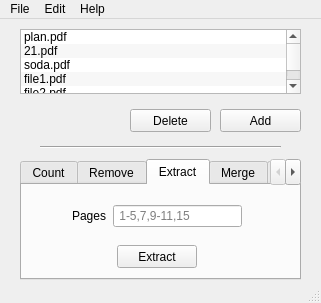
<?xml version="1.0" encoding="UTF-8"?>
<ui version="4.0">
 <class>MainWindow</class>
 <widget class="QMainWindow" name="MainWindow">
  <property name="geometry">
   <rect>
    <x>0</x>
    <y>0</y>
    <width>321</width>
    <height>303</height>
   </rect>
  </property>
  <property name="minimumSize">
   <size>
    <width>321</width>
    <height>303</height>
   </size>
  </property>
  <property name="maximumSize">
   <size>
    <width>321</width>
    <height>303</height>
   </size>
  </property>
  <property name="windowTitle">
   <string>PDFTool</string>
  </property>
  <property name="windowIcon">
   <iconset>
    <normaloff>../img/pdf.png</normaloff>../img/pdf.png</iconset>
  </property>
  <widget class="QWidget" name="centralwidget">
   <widget class="QTabWidget" name="tabWidget">
    <property name="enabled">
     <bool>true</bool>
    </property>
    <property name="geometry">
     <rect>
      <x>20</x>
      <y>140</y>
      <width>281</width>
      <height>121</height>
     </rect>
    </property>
    <property name="currentIndex">
     <number>2</number>
    </property>
    <widget class="QWidget" name="tab">
     <attribute name="title">
      <string>Count</string>
     </attribute>
     <widget class="QPushButton" name="pushButton_12">
      <property name="enabled">
       <bool>true</bool>
      </property>
      <property name="geometry">
       <rect>
        <x>95</x>
        <y>60</y>
        <width>80</width>
        <height>23</height>
       </rect>
      </property>
      <property name="text">
       <string>Count</string>
      </property>
      <property name="default">
       <bool>false</bool>
      </property>
      <property name="flat">
       <bool>false</bool>
      </property>
     </widget>
     <widget class="QCheckBox" name="checkBox_9">
      <property name="geometry">
       <rect>
        <x>15</x>
        <y>22</y>
        <width>76</width>
        <height>17</height>
       </rect>
      </property>
      <property name="text">
       <string>Characters</string>
      </property>
     </widget>
     <widget class="QCheckBox" name="checkBox_11">
      <property name="geometry">
       <rect>
        <x>158</x>
        <y>22</y>
        <width>47</width>
        <height>17</height>
       </rect>
      </property>
      <property name="text">
       <string>Lines</string>
      </property>
     </widget>
     <widget class="QCheckBox" name="checkBox_10">
      <property name="geometry">
       <rect>
        <x>98</x>
        <y>22</y>
        <width>54</width>
        <height>17</height>
       </rect>
      </property>
      <property name="text">
       <string>Words</string>
      </property>
     </widget>
     <widget class="QCheckBox" name="checkBox_12">
      <property name="geometry">
       <rect>
        <x>210</x>
        <y>22</y>
        <width>52</width>
        <height>17</height>
       </rect>
      </property>
      <property name="text">
       <string>Pages</string>
      </property>
     </widget>
    </widget>
    <widget class="QWidget" name="tab_2">
     <attribute name="title">
      <string>Remove</string>
     </attribute>
     <widget class="QWidget" name="layoutWidget_5">
      <property name="geometry">
       <rect>
        <x>50</x>
        <y>20</y>
        <width>170</width>
        <height>22</height>
       </rect>
      </property>
      <layout class="QHBoxLayout" name="horizontalLayout_7">
       <item>
        <widget class="QLabel" name="label_4">
         <property name="text">
          <string>Pages</string>
         </property>
        </widget>
       </item>
       <item>
        <widget class="QLineEdit" name="lineEdit_3">
         <property name="text">
          <string/>
         </property>
         <property name="placeholderText">
          <string> 1-5,7,9-11,15</string>
         </property>
        </widget>
       </item>
      </layout>
     </widget>
     <widget class="QPushButton" name="pushButton_13">
      <property name="geometry">
       <rect>
        <x>95</x>
        <y>60</y>
        <width>80</width>
        <height>23</height>
       </rect>
      </property>
      <property name="text">
       <string>Remove</string>
      </property>
     </widget>
    </widget>
    <widget class="QWidget" name="tab_6">
     <attribute name="title">
      <string>Extract</string>
     </attribute>
     <widget class="QPushButton" name="pushButton_11">
      <property name="geometry">
       <rect>
        <x>95</x>
        <y>60</y>
        <width>80</width>
        <height>23</height>
       </rect>
      </property>
      <property name="text">
       <string>Extract</string>
      </property>
     </widget>
     <widget class="QWidget" name="layoutWidget_6">
      <property name="geometry">
       <rect>
        <x>50</x>
        <y>20</y>
        <width>170</width>
        <height>22</height>
       </rect>
      </property>
      <layout class="QHBoxLayout" name="horizontalLayout_11">
       <item>
        <widget class="QLabel" name="label_6">
         <property name="text">
          <string>Pages</string>
         </property>
        </widget>
       </item>
       <item>
        <widget class="QLineEdit" name="lineEdit_5">
         <property name="text">
          <string/>
         </property>
         <property name="placeholderText">
          <string> 1-5,7,9-11,15</string>
         </property>
        </widget>
       </item>
      </layout>
     </widget>
    </widget>
    <widget class="QWidget" name="tab_4">
     <attribute name="title">
      <string>Merge</string>
     </attribute>
     <widget class="QPushButton" name="pushButton_7">
      <property name="geometry">
       <rect>
        <x>95</x>
        <y>60</y>
        <width>80</width>
        <height>23</height>
       </rect>
      </property>
      <property name="text">
       <string>Merge</string>
      </property>
     </widget>
     <widget class="QWidget" name="layoutWidget">
      <property name="geometry">
       <rect>
        <x>70</x>
        <y>20</y>
        <width>138</width>
        <height>24</height>
       </rect>
      </property>
      <layout class="QHBoxLayout" name="horizontalLayout_5">
       <item>
        <widget class="QLabel" name="label_8">
         <property name="text">
          <string>Interval</string>
         </property>
        </widget>
       </item>
       <item>
        <layout class="QHBoxLayout" name="horizontalLayout_6">
         <item>
          <widget class="QSpinBox" name="spinBox_7"/>
         </item>
         <item>
          <widget class="QLabel" name="label_9">
           <property name="text">
            <string>-</string>
           </property>
          </widget>
         </item>
         <item>
          <widget class="QSpinBox" name="spinBox_8"/>
         </item>
        </layout>
       </item>
      </layout>
     </widget>
    </widget>
    <widget class="QWidget" name="tab_5">
     <attribute name="title">
      <string>Split</string>
     </attribute>
     <widget class="QPushButton" name="pushButton_8">
      <property name="geometry">
       <rect>
        <x>95</x>
        <y>60</y>
        <width>80</width>
        <height>23</height>
       </rect>
      </property>
      <property name="text">
       <string>Split</string>
      </property>
     </widget>
     <widget class="QWidget" name="layoutWidget_2">
      <property name="geometry">
       <rect>
        <x>70</x>
        <y>20</y>
        <width>138</width>
        <height>24</height>
       </rect>
      </property>
      <layout class="QHBoxLayout" name="horizontalLayout_8">
       <item>
        <widget class="QLabel" name="label_10">
         <property name="text">
          <string>Interval</string>
         </property>
        </widget>
       </item>
       <item>
        <layout class="QHBoxLayout" name="horizontalLayout_9">
         <item>
          <widget class="QSpinBox" name="spinBox_9"/>
         </item>
         <item>
          <widget class="QLabel" name="label_11">
           <property name="text">
            <string>-</string>
           </property>
          </widget>
         </item>
         <item>
          <widget class="QSpinBox" name="spinBox_10"/>
         </item>
        </layout>
       </item>
      </layout>
     </widget>
    </widget>
   </widget>
   <widget class="QListWidget" name="listWidget_2">
    <property name="geometry">
     <rect>
      <x>20</x>
      <y>10</y>
      <width>281</width>
      <height>65</height>
     </rect>
    </property>
    <property name="focusPolicy">
     <enum>Qt::NoFocus</enum>
    </property>
    <property name="alternatingRowColors">
     <bool>true</bool>
    </property>
    <property name="selectionMode">
     <enum>QAbstractItemView::ExtendedSelection</enum>
    </property>
    <property name="selectionBehavior">
     <enum>QAbstractItemView::SelectItems</enum>
    </property>
    <item>
     <property name="text">
      <string>plan.pdf</string>
     </property>
     <property name="icon">
      <iconset>
       <normaloff>../img/pdf_icon.png</normaloff>../img/pdf_icon.png</iconset>
     </property>
    </item>
    <item>
     <property name="text">
      <string>21.pdf</string>
     </property>
     <property name="icon">
      <iconset>
       <normaloff>../img/pdf_icon.png</normaloff>../img/pdf_icon.png</iconset>
     </property>
    </item>
    <item>
     <property name="text">
      <string>soda.pdf</string>
     </property>
     <property name="icon">
      <iconset>
       <normaloff>../img/pdf_icon.png</normaloff>../img/pdf_icon.png</iconset>
     </property>
    </item>
    <item>
     <property name="text">
      <string>file1.pdf</string>
     </property>
     <property name="icon">
      <iconset>
       <normaloff>../img/pdf_icon.png</normaloff>../img/pdf_icon.png</iconset>
     </property>
    </item>
    <item>
     <property name="text">
      <string>file2.pdf</string>
     </property>
     <property name="icon">
      <iconset>
       <normaloff>../img/pdf_icon.png</normaloff>../img/pdf_icon.png</iconset>
     </property>
    </item>
    <item>
     <property name="text">
      <string>file3.pdf</string>
     </property>
     <property name="icon">
      <iconset>
       <normaloff>../img/pdf_icon.png</normaloff>../img/pdf_icon.png</iconset>
     </property>
    </item>
   </widget>
   <widget class="QPushButton" name="pushButton">
    <property name="geometry">
     <rect>
      <x>220</x>
      <y>90</y>
      <width>81</width>
      <height>23</height>
     </rect>
    </property>
    <property name="text">
     <string>Add</string>
    </property>
   </widget>
   <widget class="QPushButton" name="pushButton_2">
    <property name="geometry">
     <rect>
      <x>130</x>
      <y>90</y>
      <width>81</width>
      <height>23</height>
     </rect>
    </property>
    <property name="text">
     <string>Delete</string>
    </property>
   </widget>
   <widget class="Line" name="line">
    <property name="geometry">
     <rect>
      <x>40</x>
      <y>120</y>
      <width>241</width>
      <height>16</height>
     </rect>
    </property>
    <property name="orientation">
     <enum>Qt::Horizontal</enum>
    </property>
   </widget>
  </widget>
  <widget class="QStatusBar" name="statusbar"/>
  <widget class="QMenuBar" name="menuBar">
   <property name="geometry">
    <rect>
     <x>0</x>
     <y>0</y>
     <width>321</width>
     <height>21</height>
    </rect>
   </property>
   <widget class="QMenu" name="menuFile">
    <property name="title">
     <string>File</string>
    </property>
    <addaction name="actionNew"/>
    <addaction name="separator"/>
    <addaction name="actionExit"/>
   </widget>
   <widget class="QMenu" name="menuEdit">
    <property name="title">
     <string>Edit</string>
    </property>
    <addaction name="actionUndo"/>
    <addaction name="actionSelect_all"/>
   </widget>
   <widget class="QMenu" name="menuHelp">
    <property name="title">
     <string>Help</string>
    </property>
    <addaction name="actionSee_help"/>
    <addaction name="separator"/>
    <addaction name="actionAbout_PDFTool"/>
   </widget>
   <addaction name="menuFile"/>
   <addaction name="menuEdit"/>
   <addaction name="menuHelp"/>
  </widget>
  <action name="actionNew">
   <property name="text">
    <string>New</string>
   </property>
  </action>
  <action name="actionExit">
   <property name="text">
    <string>Exit</string>
   </property>
  </action>
  <action name="actionAbout_PDFTool">
   <property name="text">
    <string>About PDFTool</string>
   </property>
  </action>
  <action name="actionSee_help">
   <property name="text">
    <string>See the Help</string>
   </property>
  </action>
  <action name="actionUndo">
   <property name="text">
    <string>Undo</string>
   </property>
  </action>
  <action name="actionSelect_all">
   <property name="text">
    <string>Select all</string>
   </property>
  </action>
 </widget>
 <resources/>
 <connections/>
</ui>
